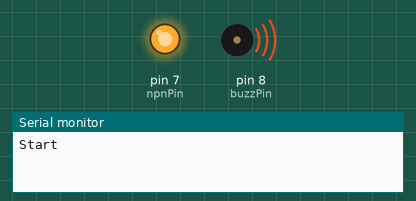
Bench run of a sketch on a simulated Arduino Uno, built with avr-gcc and run on an emulated ATmega328P. On the bench: output pins drawn as LEDs (lit = HIGH), buzzer (waves = sounding), the last lines printed to the serial monitor.

Above: at 0.2 s.
At 2.7 s:
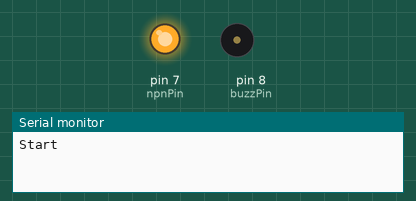
At 5.2 s:
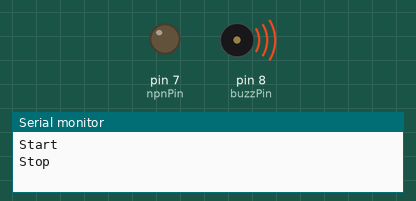
At 7.7 s:
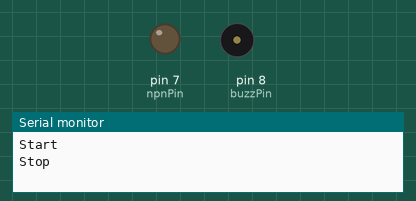
Timing chart, 0 to 13.0 s (numbered marks = the images above):
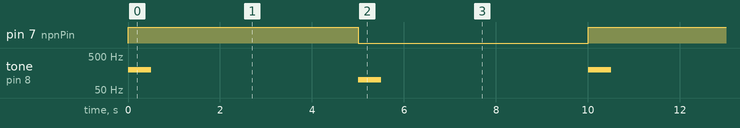

The sketch:

12_16520346_01.ino
```cpp
int npnPin=7;
const int buzzPin=8;
void setup() {
  pinMode(npnPin,OUTPUT);
  pinMode(buzzPin,OUTPUT);
  Serial.begin(9600);
}
void loop() {
  tone(buzzPin,200,500);
  Serial.println("Start");
  digitalWrite(npnPin,HIGH);
  delay(5000);
  tone(buzzPin,100,500);
  Serial.println("Stop");
  digitalWrite(npnPin,LOW);
  delay(5000);
}
```

Measured:
- by itself, pin 7 (npnPin): alternates HIGH for 5.0 s and LOW for 5.0 s
- by itself, tone on pin 8 (buzzPin): repeats every 10.0 s: silent 4.5 s, 100 Hz 0.50 s, silent 4.5 s, 200 Hz 0.50 s
